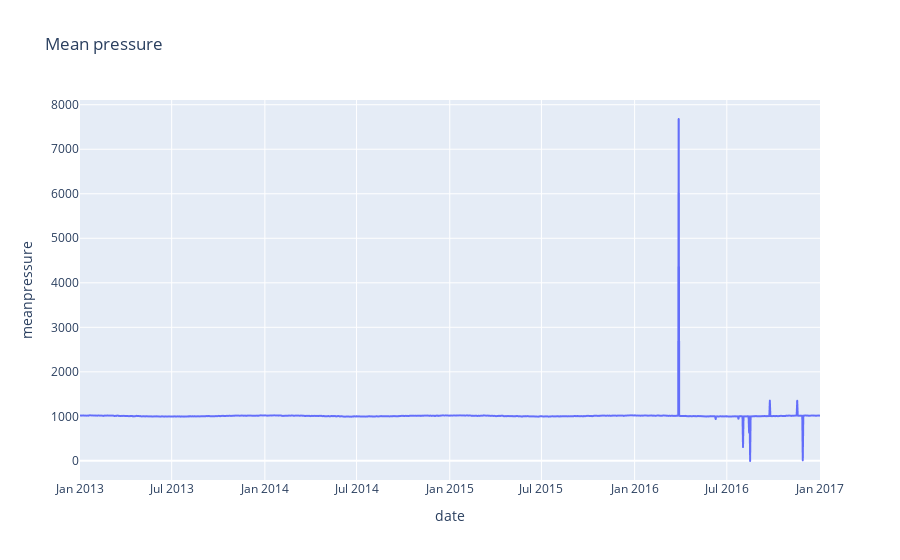

Notebook code for this chart:
### Code cell
# draw same plot on plotly
fig = px.line(df, x=df.index, y='meanpressure', title='Mean pressure')
fig.show()

### Figure 1 — Plotly figure (JSON) as saved in the notebook; plotly's stock layout.template omitted (floating-point values rounded to 4 significant figures; data arrays with more than 128 entries replaced by an {"elided": "..."} marker saying what was removed)
{"data": [{"hovertemplate": "date=%{x}<br>meanpressure=%{y}<extra></extra>", "legendgroup": "", "line": {"color": "#636efa", "dash": "solid"}, "marker": {"symbol": "circle"}, "mode": "lines", "name": "", "showlegend": false, "type": "scattergl", "x": {"elided": "1462 str values"}, "xaxis": "x", "y": {"elided": "1462 float values"}, "yaxis": "y"}], "layout": {"legend": {"tracegroupgap": 0}, "title": {"text": "Mean pressure"}, "xaxis": {"anchor": "y", "domain": [0, 1], "title": {"text": "date"}}, "yaxis": {"anchor": "x", "domain": [0, 1], "title": {"text": "meanpressure"}}}}
